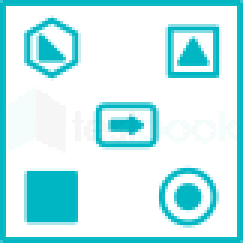
#> input picture 1.png, 81 x 81 px (shown 3 times larger)
$ jupyter execute t.ipynb
#> lines starting #> are read from the running program, lines starting #| are printed output that depends on the picture; after the words box and inside, x2 and y2 are one past the last pixel; in counts of white or black regions, pixels touching at a corner belong together
[cell 1]
import cv2
import numpy as np


def hex_to_bgr(hex_color):
    hex_color = hex_color.lstrip("#")
    rgb = tuple(int(hex_color[i : i + 2], 16) for i in (0, 2, 4))
    return rgb[::-1]


def remove_specific_color(input_path, output_path, target_color, tolerance=30):
#> called with input_path = '1.png', output_path = 'output_1.png', target_color = '#EBF3F3', tolerance = 30
    img = cv2.imread(input_path)
#> img is the input picture: shape (81, 81, 3); mean B, G, R 240, 236.8, 192.1

    if img is None:
        print(f"Error: Could not read the image at {input_path}")
        return None

    target_color = hex_to_bgr(target_color)

    lower_bound = np.array([max(0, c - tolerance) for c in target_color])
    upper_bound = np.array([min(255, c + tolerance) for c in target_color])
    mask = cv2.inRange(img, lower_bound, upper_bound)
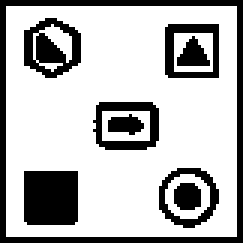
#> mask: shape (81, 81) (shown 3 times larger); 72.3% white; 9 black regions, largest, box (x1, y1, x2, y2) and area: (0, 0, 81, 81) 632, (8, 57, 26, 75) 322, (8, 6, 27, 26) 216

    mask = cv2.bitwise_not(mask)
    result = cv2.bitwise_and(img, img, mask=mask)
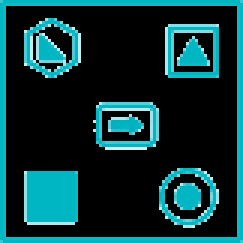
#> result: shape (81, 81, 3) (shown 3 times larger); mean B, G, R 56.2, 53.1, 9.1
    result[mask == 0] = 255

    return result


def increase_contrast(image, alpha=1.5, beta=0):
#> called with alpha = 1.5, beta = 0
    return cv2.convertScaleAbs(image, alpha=alpha, beta=beta)
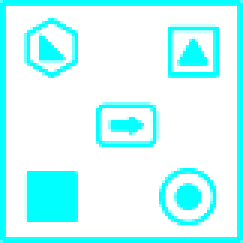
#> returned value: shape (81, 81, 3) (shown 3 times larger); mean of channels 0, 1, 2 255, 255, 197.5; drawn as B, G, R


def make_greys_darker(image, gamma=0.7):
    invGamma = 1.0 / gamma
    table = np.array(
        [((i / 255.0) ** invGamma) * 255 for i in np.arange(0, 256)]
    ).astype("uint8")
    return cv2.LUT(image, table)


def process_image(input_path, output_path, target_color, contrast_alpha=1.5, gamma=0.7):
    # Remove watermark
    result = remove_specific_color(input_path, output_path, target_color)
    if result is None:
        return

    # Increase contrast
    result = increase_contrast(result, alpha=contrast_alpha)

    # Convert to grayscale
    result = cv2.cvtColor(result, cv2.COLOR_BGR2GRAY)
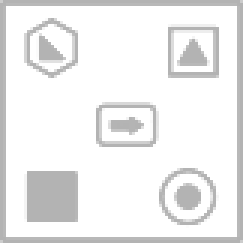
#> result: shape (81, 81) (shown 3 times larger); min 179, max 255, mean 237.8

    # Make greys darker
    result = make_greys_darker(result, gamma=gamma)
#> in make_greys_darker, `return cv2.LUT(image, table)`:
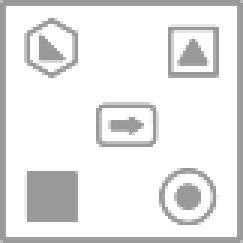
#> returned value: shape (81, 81) (shown 3 times larger); min 153, max 255, mean 231.9

    # Save the final result
    cv2.imwrite(output_path, result)
    print(f"Processed image saved to {output_path}")


# Use the function
input_image = "1.png"
output_image = "output_1.png"
target_color = "#EBF3F3"  # The color to remove
process_image(input_image, output_image, target_color)

$ run again, with 2.png copied over 1.png
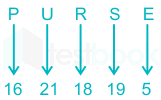
#> input picture 2.png, 161 x 100 px
#> in remove_specific_color, img is the input picture: shape (100, 161, 3); mean B, G, R 249.7, 248.7, 234.5
#> in remove_specific_color, `mask = cv2.inRange(img, lower_bound, upper_bound)`:
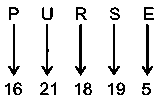
#> mask: shape (100, 161); 90.4% white; black in thin lines or dots, all inside (x1, y1, x2, y2) = (5, 7, 154, 95)
#> in make_greys_darker, `return cv2.LUT(image, table)`:
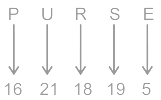
#> returned value: shape (100, 161); min 153, max 255, mean 248.7
